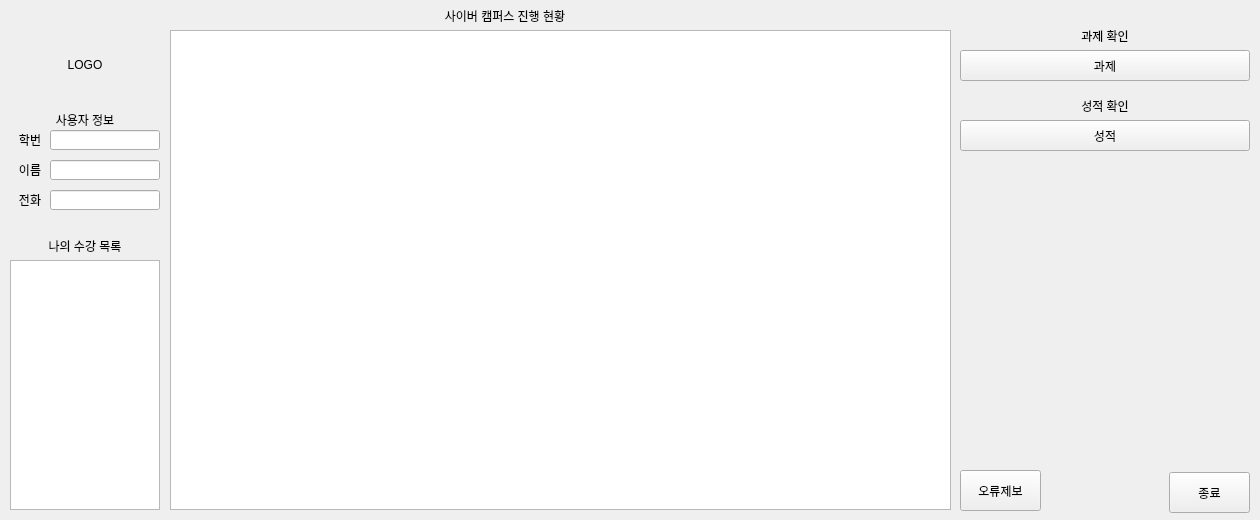
<?xml version="1.0" encoding="UTF-8"?>
<ui version="4.0">
 <class>MainWindow</class>
 <widget class="QMainWindow" name="MainWindow">
  <property name="geometry">
   <rect>
    <x>0</x>
    <y>0</y>
    <width>1260</width>
    <height>520</height>
   </rect>
  </property>
  <property name="minimumSize">
   <size>
    <width>1260</width>
    <height>520</height>
   </size>
  </property>
  <property name="maximumSize">
   <size>
    <width>1260</width>
    <height>520</height>
   </size>
  </property>
  <property name="windowTitle">
   <string>Cyber Campus Manage Tool</string>
  </property>
  <widget class="QWidget" name="centralwidget">
   <widget class="QListWidget" name="class_listWidget">
    <property name="geometry">
     <rect>
      <x>10</x>
      <y>260</y>
      <width>150</width>
      <height>250</height>
     </rect>
    </property>
   </widget>
   <widget class="QLabel" name="class_label">
    <property name="geometry">
     <rect>
      <x>10</x>
      <y>240</y>
      <width>150</width>
      <height>12</height>
     </rect>
    </property>
    <property name="text">
     <string>나의 수강 목록</string>
    </property>
    <property name="alignment">
     <set>Qt::AlignCenter</set>
    </property>
   </widget>
   <widget class="QTableWidget" name="tableWidget">
    <property name="geometry">
     <rect>
      <x>170</x>
      <y>30</y>
      <width>781</width>
      <height>480</height>
     </rect>
    </property>
   </widget>
   <widget class="QLabel" name="process_label">
    <property name="geometry">
     <rect>
      <x>170</x>
      <y>10</y>
      <width>670</width>
      <height>12</height>
     </rect>
    </property>
    <property name="text">
     <string>사이버 캠퍼스 진행 현황</string>
    </property>
    <property name="alignment">
     <set>Qt::AlignCenter</set>
    </property>
   </widget>
   <widget class="QLabel" name="school_number_label">
    <property name="geometry">
     <rect>
      <x>10</x>
      <y>130</y>
      <width>40</width>
      <height>20</height>
     </rect>
    </property>
    <property name="text">
     <string>학번</string>
    </property>
    <property name="alignment">
     <set>Qt::AlignCenter</set>
    </property>
   </widget>
   <widget class="QLabel" name="name_label">
    <property name="geometry">
     <rect>
      <x>10</x>
      <y>160</y>
      <width>40</width>
      <height>20</height>
     </rect>
    </property>
    <property name="text">
     <string>이름</string>
    </property>
    <property name="alignment">
     <set>Qt::AlignCenter</set>
    </property>
   </widget>
   <widget class="QLabel" name="phonenumber_label">
    <property name="geometry">
     <rect>
      <x>10</x>
      <y>190</y>
      <width>40</width>
      <height>20</height>
     </rect>
    </property>
    <property name="text">
     <string>전화</string>
    </property>
    <property name="alignment">
     <set>Qt::AlignCenter</set>
    </property>
   </widget>
   <widget class="QLineEdit" name="school_number_line">
    <property name="geometry">
     <rect>
      <x>50</x>
      <y>130</y>
      <width>110</width>
      <height>20</height>
     </rect>
    </property>
    <property name="readOnly">
     <bool>true</bool>
    </property>
   </widget>
   <widget class="QLineEdit" name="name_line">
    <property name="geometry">
     <rect>
      <x>50</x>
      <y>160</y>
      <width>110</width>
      <height>20</height>
     </rect>
    </property>
    <property name="readOnly">
     <bool>true</bool>
    </property>
   </widget>
   <widget class="QLineEdit" name="phone_number_line">
    <property name="geometry">
     <rect>
      <x>50</x>
      <y>190</y>
      <width>110</width>
      <height>20</height>
     </rect>
    </property>
    <property name="readOnly">
     <bool>true</bool>
    </property>
   </widget>
   <widget class="QLabel" name="user_info_label">
    <property name="geometry">
     <rect>
      <x>10</x>
      <y>110</y>
      <width>150</width>
      <height>20</height>
     </rect>
    </property>
    <property name="text">
     <string>사용자 정보</string>
    </property>
    <property name="alignment">
     <set>Qt::AlignCenter</set>
    </property>
   </widget>
   <widget class="QLabel" name="logo_label">
    <property name="geometry">
     <rect>
      <x>10</x>
      <y>30</y>
      <width>150</width>
      <height>70</height>
     </rect>
    </property>
    <property name="text">
     <string>LOGO</string>
    </property>
    <property name="alignment">
     <set>Qt::AlignCenter</set>
    </property>
   </widget>
   <widget class="QPushButton" name="assign_button">
    <property name="geometry">
     <rect>
      <x>960</x>
      <y>50</y>
      <width>290</width>
      <height>31</height>
     </rect>
    </property>
    <property name="text">
     <string>과제</string>
    </property>
   </widget>
   <widget class="QLabel" name="assign_label">
    <property name="geometry">
     <rect>
      <x>960</x>
      <y>30</y>
      <width>290</width>
      <height>12</height>
     </rect>
    </property>
    <property name="text">
     <string>과제 확인</string>
    </property>
    <property name="alignment">
     <set>Qt::AlignCenter</set>
    </property>
   </widget>
   <widget class="QPushButton" name="exit_button">
    <property name="geometry">
     <rect>
      <x>1169</x>
      <y>472</y>
      <width>81</width>
      <height>41</height>
     </rect>
    </property>
    <property name="text">
     <string>종료</string>
    </property>
   </widget>
   <widget class="QPushButton" name="error_send">
    <property name="geometry">
     <rect>
      <x>960</x>
      <y>470</y>
      <width>81</width>
      <height>41</height>
     </rect>
    </property>
    <property name="text">
     <string>오류제보</string>
    </property>
   </widget>
   <widget class="QPushButton" name="grade_button">
    <property name="geometry">
     <rect>
      <x>960</x>
      <y>120</y>
      <width>290</width>
      <height>31</height>
     </rect>
    </property>
    <property name="text">
     <string>성적</string>
    </property>
   </widget>
   <widget class="QLabel" name="grade_label">
    <property name="geometry">
     <rect>
      <x>960</x>
      <y>100</y>
      <width>290</width>
      <height>12</height>
     </rect>
    </property>
    <property name="text">
     <string>성적 확인</string>
    </property>
    <property name="alignment">
     <set>Qt::AlignCenter</set>
    </property>
   </widget>
  </widget>
 </widget>
 <resources/>
 <connections/>
</ui>
